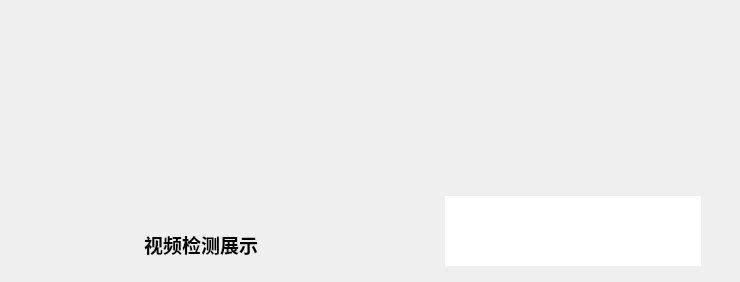
              <widget class="QFrame" name="frame">
               <layout class="QHBoxLayout" name="horizontalLayout_18">
                <item>
                 <widget class="QFrame" name="frame_17">
                  <property name="minimumSize">
                   <size>
                    <width>380</width>
                    <height>100</height>
                   </size>
                  </property>
                  <layout class="QVBoxLayout" name="verticalLayout_14">
                   <item>
                    <widget class="QLabel" name="label_show_video">
                     <property name="text">
                      <string/>
                     </property>
                    </widget>
                   </item>
                   <item>
                    <widget class="QLabel" name="label_18">
                     <property name="minimumSize">
                      <size>
                       <width>0</width>
                       <height>35</height>
                      </size>
                     </property>
                     <property name="maximumSize">
                      <size>
                       <width>16777215</width>
                       <height>35</height>
                      </size>
                     </property>
                     <property name="font">
                      <font>
                       <pointsize>14</pointsize>
                       <weight>75</weight>
                       <bold>true</bold>
                      </font>
                     </property>
                     <property name="frameShape">
                      <enum>QFrame::NoFrame</enum>
                     </property>
                     <property name="text">
                      <string>视频检测展示</string>
                     </property>
                     <property name="alignment">
                      <set>Qt::AlignCenter</set>
                     </property>
                    </widget>
                   </item>
                  </layout>
                 </widget>
                </item>
                <item>
                 <widget class="QFrame" name="frame_28">
                  <property name="maximumSize">
                   <size>
                    <width>16777215</width>
                    <height>260</height>
                   </size>
                  </property>
                  <property name="frameShape">
                   <enum>QFrame::NoFrame</enum>
                  </property>
                  <property name="frameShadow">
                   <enum>QFrame::Raised</enum>
                  </property>
                  <layout class="QVBoxLayout" name="verticalLayout_19">
                   <property name="spacing">
                    <number>0</number>
                   </property>
                   <property name="leftMargin">
                    <number>30</number>
                   </property>
                   <property name="topMargin">
                    <number>0</number>
                   </property>
                   <property name="rightMargin">
                    <number>10</number>
                   </property>
                   <property name="bottomMargin">
                    <number>0</number>
                   </property>
                   <item>
                    <widget class="QFrame" name="frame_33">
                     <property name="minimumSize">
                      <size>
                       <width>0</width>
                       <height>260</height>
                      </size>
                     </property>
                     <property name="maximumSize">
                      <size>
                       <width>16777215</width>
                       <height>270</height>
                      </size>
                     </property>
                     <property name="frameShape">
                      <enum>QFrame::NoFrame</enum>
                     </property>
                     <property name="frameShadow">
                      <enum>QFrame::Raised</enum>
                     </property>
                     <layout class="QGridLayout" name="gridLayout">
                      <property name="topMargin">
                       <number>0</number>
                      </property>
                      <property name="bottomMargin">
                       <number>0</number>
                      </property>
                      <item row="0" column="0">
                       <widget class="QFrame" name="frame_query_abstract">
                        <property name="maximumSize">
                         <size>
                          <width>300</width>
                          <height>16777215</height>
                         </size>
                        </property>
                        <property name="styleSheet">
                         <string notr="true"/>
                        </property>
                        <property name="frameShape">
                         <enum>QFrame::NoFrame</enum>
                        </property>
                        <property name="frameShadow">
                         <enum>QFrame::Raised</enum>
                        </property>
                        <layout class="QVBoxLayout" name="verticalLayout_23">
                         <property name="spacing">
                          <number>0</number>
                         </property>
                         <property name="leftMargin">
                          <number>9</number>
                         </property>
                         <property name="topMargin">
                          <number>4</number>
                         </property>
                         <property name="rightMargin">
                          <number>9</number>
                         </property>
                         <property name="bottomMargin">
                          <number>5</number>
                         </property>
                         <item>
                          <widget class="QFrame" name="frame_39">
                           <property name="minimumSize">
                            <size>
                             <width>0</width>
                             <height>24</height>
                            </size>
                           </property>
                           <property name="maximumSize">
                            <size>
                             <width>16777215</width>
                             <height>24</height>
                            </size>
                           </property>
                           <property name="frameShape">
                            <enum>QFrame::NoFrame</enum>
                           </property>
                           <property name="frameShadow">
                            <enum>QFrame::Raised</enum>
                           </property>
                           <layout class="QHBoxLayout" name="horizontalLayout_14">
                            <property name="spacing">
                             <number>4</number>
                            </property>
                            <property name="leftMargin">
                             <number>9</number>
                            </property>
                            <property name="topMargin">
                             <number>0</number>
                            </property>
                            <property name="rightMargin">
                             <number>9</number>
                            </property>
                            <property name="bottomMargin">
                             <number>0</number>
                            </property>
                            <item>
                             <widget class="QLabel" name="label_query_abstract">
                              <property name="font">
                               <font>
                                <pointsize>12</pointsize>
                                <weight>75</weight>
                                <bold>true</bold>
                               </font>
                              </property>
                              <property name="text">
                               <string/>
                              </property>
                              <property name="alignment">
                               <set>Qt::AlignCenter</set>
                              </property>
                             </widget>
                            </item>
                           </layout>
                          </widget>
                         </item>
                         <item>
                          <widget class="QFrame" name="frame_36">
                           <property name="frameShape">
                            <enum>QFrame::NoFrame</enum>
                           </property>
                           <property name="frameShadow">
                            <enum>QFrame::Raised</enum>
                           </property>
                           <layout class="QHBoxLayout" name="horizontalLayout_12">
                            <property name="topMargin">
                             <number>0</number>
                            </property>
                            <property name="bottomMargin">
                             <number>0</number>
                            </property>
                            <item>
                             <widget class="QFrame" name="frame_37">
                              <property name="frameShape">
                               <enum>QFrame::NoFrame</enum>
                              </property>
                              <property name="frameShadow">
                               <enum>QFrame::Raised</enum>
                              </property>
                              <layout class="QVBoxLayout" name="verticalLayout_24">
                               <property name="spacing">
                                <number>0</number>
                               </property>
                               <property name="leftMargin">
                                <number>20</number>
                               </property>
                               <property name="topMargin">
                                <number>2</number>
                               </property>
                               <property name="rightMargin">
                                <number>20</number>
                               </property>
                               <property name="bottomMargin">
                                <number>2</number>
                               </property>
                               <item>
                                <widget class="QLabel" name="label_show_result_gt_label">
                                 <property name="maximumSize">
                                  <size>
                                   <width>16777215</width>
                                   <height>16</height>
                                  </size>
                                 </property>
                                 <property name="font">
                                  <font>
                                   <pointsize>8</pointsize>
                                   <weight>50</weight>
                                   <bold>false</bold>
                                  </font>
                                 </property>
                                 <property name="text">
                                  <string/>
                                 </property>
                                 <property name="alignment">
                                  <set>Qt::AlignCenter</set>
                                 </property>
                                </widget>
                               </item>
                               <item>
                                <widget class="QLabel" name="label_show_result_gt_image">
                                 <property name="text">
                                  <string/>
                                 </property>
                                </widget>
                               </item>
                               <item>
                                <widget class="QLabel" name="label_show_result_PID_label">
                                 <property name="maximumSize">
                                  <size>
                                   <width>16777215</width>
                                   <height>18</height>
                                  </size>
                                 </property>
                                 <property name="font">
                                  <font>
                                   <pointsize>8</pointsize>
                                   <weight>75</weight>
                                   <bold>true</bold>
                                  </font>
                                 </property>
                                 <property name="text">
                                  <string/>
                                 </property>
                                 <property name="alignment">
                                  <set>Qt::AlignCenter</set>
                                 </property>
                                </widget>
                               </item>
                              </layout>
                             </widget>
                            </item>
                            <item>
                             <widget class="QFrame" name="frame_38">
                              <property name="frameShape">
                               <enum>QFrame::NoFrame</enum>
                              </property>
                              <property name="frameShadow">
                               <enum>QFrame::Raised</enum>
                              </property>
                              <layout class="QVBoxLayout" name="verticalLayout_25">
                               <property name="spacing">
                                <number>0</number>
                               </property>
                               <property name="leftMargin">
                                <number>20</number>
                               </property>
                               <property name="topMargin">
                                <number>2</number>
                               </property>
                               <property name="rightMargin">
                                <number>20</number>
                               </property>
                               <property name="bottomMargin">
                                <number>2</number>
                               </property>
                               <item>
                                <widget class="QLabel" name="label_show_result_top1_label">
                                 <property name="maximumSize">
                                  <size>
                                   <width>16777215</width>
                                   <height>16</height>
                                  </size>
                                 </property>
                                 <property name="font">
                                  <font>
                                   <pointsize>8</pointsize>
                                   <weight>50</weight>
                                   <bold>false</bold>
                                  </font>
                                 </property>
                                 <property name="text">
                                  <string/>
                                 </property>
                                 <property name="alignment">
                                  <set>Qt::AlignCenter</set>
                                 </property>
                                </widget>
                               </item>
                               <item>
                                <widget class="QLabel" name="label_show_result_top1_image">
                                 <property name="text">
                                  <string/>
                                 </property>
                                </widget>
                               </item>
                               <item>
                                <widget class="QLabel" name="label_show_result_sim_label">
                                 <property name="maximumSize">
                                  <size>
                                   <width>16777215</width>
                                   <height>18</height>
                                  </size>
                                 </property>
                                 <property name="font">
                                  <font>
                                   <pointsize>8</pointsize>
                                   <weight>75</weight>
                                   <bold>true</bold>
                                  </font>
                                 </property>
                                 <property name="text">
                                  <string/>
                                 </property>
                                 <property name="alignment">
                                  <set>Qt::AlignCenter</set>
                                 </property>
                                </widget>
                               </item>
                              </layout>
                             </widget>
                            </item>
                           </layout>
                          </widget>
                         </item>
                         <item>
                          <widget class="QTextBrowser" name="textBrowser_show_result_abstract">
                           <property name="maximumSize">
                            <size>
                             <width>16777215</width>
                             <height>70</height>
                            </size>
                           </property>
                           <property name="font">
                            <font>
                             <pointsize>8</pointsize>
                            </font>
                           </property>
                           <property name="frameShape">
                            <enum>QFrame::NoFrame</enum>
                           </property>
                           <property name="html">
                            <string>&lt;!DOCTYPE HTML PUBLIC &quot;-//W3C//DTD HTML 4.0//EN&quot; &quot;http://www.w3.org/TR/REC-html40/strict.dtd&quot;&gt;
&lt;html&gt;&lt;head&gt;&lt;meta name=&quot;qrichtext&quot; content=&quot;1&quot; /&gt;&lt;style type=&quot;text/css&quot;&gt;
p, li { white-space: pre-wrap; }
&lt;/style&gt;&lt;/head&gt;&lt;body style=&quot; font-family:'SimSun'; font-size:8pt; font-weight:400; font-style:normal;&quot;&gt;
&lt;p style=&quot;-qt-paragraph-type:empty; margin-top:0px; margin-bottom:0px; margin-left:0px; margin-right:0px; -qt-block-indent:0; text-indent:0px; font-family:'Sans Serif';&quot;&gt;&lt;br /&gt;&lt;/p&gt;&lt;/body&gt;&lt;/html&gt;</string>
                           </property>
                          </widget>
                         </item>
                        </layout>
                       </widget>
                      </item>
                     </layout>
                    </widget>
                   </item>
                  </layout>
                 </widget>
                </item>
               </layout>
              </widget>
